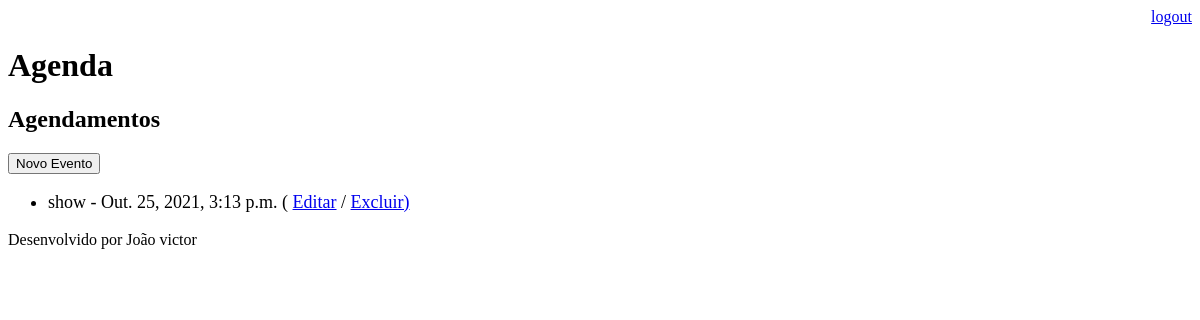
Page /agenda/ (signed in) on the earlier database version.
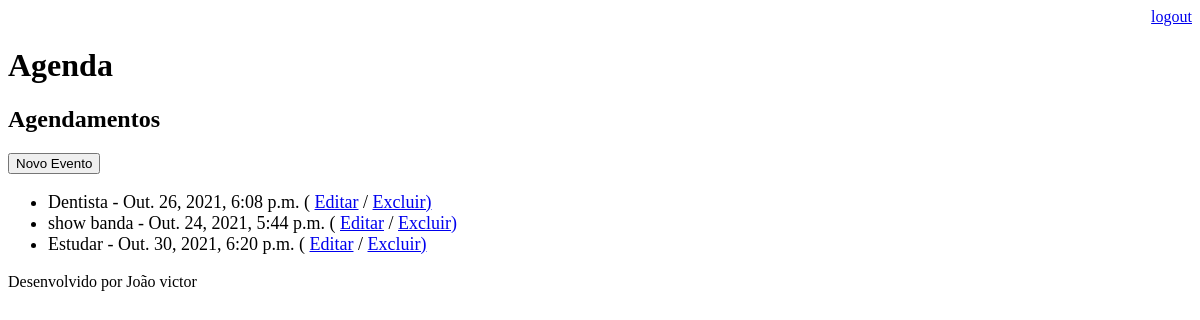
Same page on the later database version.
### core/models.py (models this page shows, shortened)
class Evento(models.Model):
    titulo = models.CharField(max_length=100)
    descricao = models.TextField(blank=True, null=True)
    data_evento = models.DateTimeField(verbose_name='Data do Evento')
    data_criacao = models.DateTimeField(auto_now=True)
    usuario = models.ForeignKey(User, on_delete=models.CASCADE)
    class Meta:
        db_table = 'evento'
    def get_evento_atrasado(self):
        if self.data_evento < datetime.now():
            return True
        else:
            return False

### core/views.py (the view)
# urls.py: path('agenda/', views.lista_eventos),
@login_required(login_url='/login/')
def lista_eventos(request):
    usuario = request.user
    data_atual = datetime.now() - timedelta(hours=1)
    evento = Evento.objects.filter(usuario=usuario,
                                   data_evento__gt=data_atual)
    dados = {'eventos': evento}
    return render(request, 'agenda.html', dados)

### templates/agenda.html (shortened to what this page needs)
{% extends "model-page.html" %}
{% block content %}
    <h2>Agendamentos</h2>
    <a href="evento/">
        <button type="button">Novo Evento</button>
    </a>
    <ul style="font-size: 18px">
    {% for evento in eventos %}
        <li>
            <div style=>
                {{ evento.titulo }} - {{evento.data_evento}}
                ( <a href="evento/?id={{ evento.id }}" >Editar</a>
                / <a href="evento/delete/{{ evento.id }}/" >Excluir)</a>
            </div>
        </li>
    {% endfor %}
    </ul>
{% endblock %}

Differences in the rows shown:
removed Evento: titulo "show", data_evento "Out. 25, 2021, 3:13 p.m."
added Evento: titulo "Dentista", data_evento "Out. 26, 2021, 6:08 p.m."
added Evento: titulo "show banda", data_evento "Out. 24, 2021, 5:44 p.m."
added Evento: titulo "Estudar", data_evento "Out. 30, 2021, 6:20 p.m."
